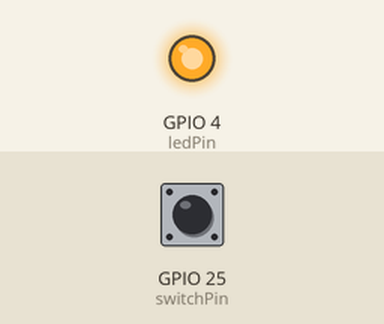
Simulated run of this sketch. Board: ESP32. On the bench: output pins drawn as LEDs (lit = HIGH). The inputs (shaded band) are chosen by the test bench; at power-on: GPIO 25 (switchPin) HIGH.

Above: at 1.2 s.
1.3 s: GPIO 25 (switchPin) pulled LOW for 0.15 s
At 1.8 s:
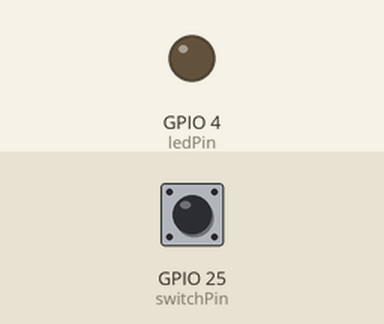
3.0 s: GPIO 25 (switchPin) pulled LOW for 1 s
At 3.8 s:
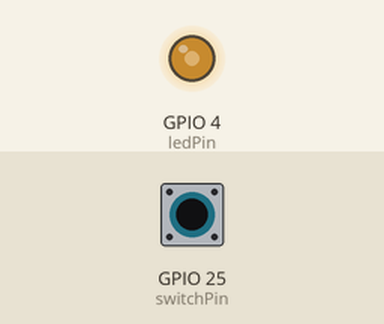
5.5 s: GPIO 25 (switchPin) pulled LOW for 3.2 s
At 10.0 s:
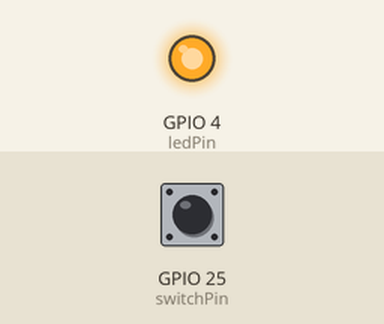
Timing chart, 0 to 11.5 s (numbered marks = the images above; inputs shaded):
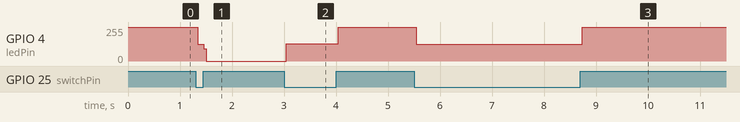

The sketch:

sketch_jul11a.ino
```cpp
int switchPin = 25; //按键所接GPIO口
int ledPin = 4; //LED接口
int ledStatus = 0; //LED目前状态

void setup() {
  pinMode(switchPin, INPUT_PULLUP);
  pinMode(ledPin, OUTPUT);
  digitalWrite(ledPin, HIGH);
  ledStatus = HIGH;
}

void loop() {
  int val = digitalRead(switchPin); //读取开关引脚的电平状态
  if (val == LOW) //低电平有效
  {
    ledStatus = !ledStatus;
    digitalWrite(ledPin, ledStatus);
  }
}
```

Measured:
- after the input at 1.3 s, GPIO 4 (ledPin): 255/255 → 125/255 at once, → 0/255 0.12 s later
- after the input at 3.0 s, GPIO 4 (ledPin): 0/255 → 130/255 at once, → 255/255 1.0 s later
- after the input at 5.5 s, GPIO 4 (ledPin): 255/255 → 125/255 at once, → 255/255 3.2 s later
